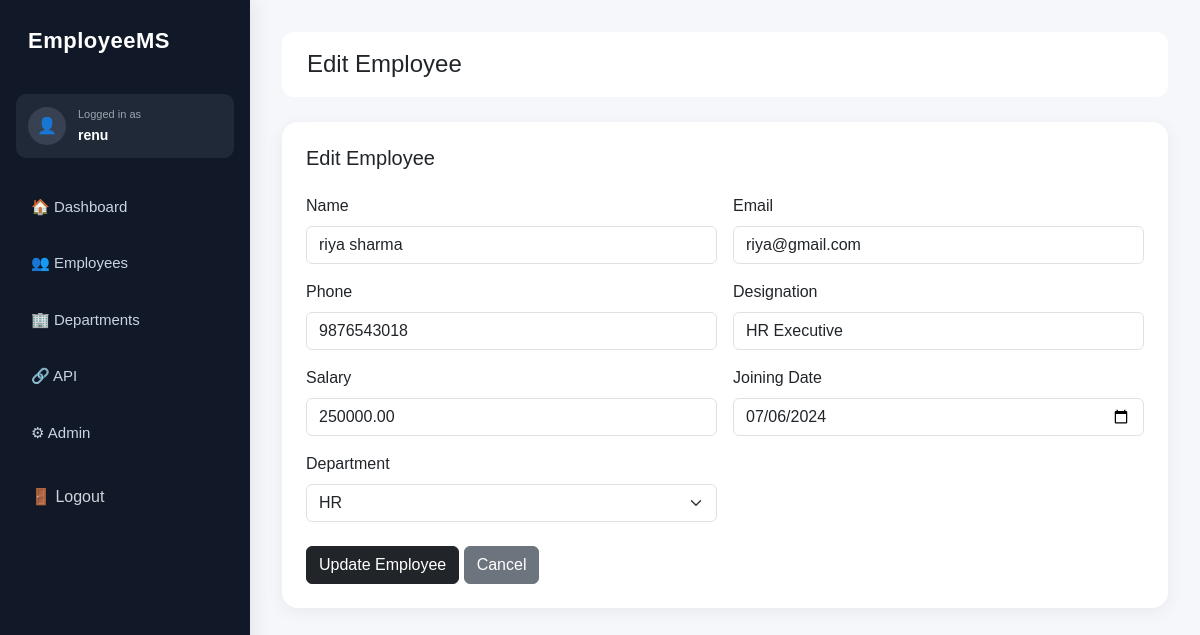
The app's page /employees/edit/4/ (signed in) with its own data.
### employees/models.py (models this page shows, shortened)
class Employee(models.Model):
    name = models.CharField(max_length=100)
    email = models.EmailField(unique=True)
    phone = models.CharField(max_length=15)
    designation = models.CharField(max_length=100)
    salary = models.DecimalField(max_digits=10, decimal_places=2)
    joining_date = models.DateField()
    department = models.ForeignKey(
        Department,
        on_delete=models.CASCADE
    )

class Department(models.Model):
    name = models.CharField(max_length=100)

### employees/views.py (the view, shortened to what this page needs)
# urls.py: path('employees/edit/<int:id>/', edit_employee, name='edit_employee'),
@login_required
def edit_employee(request, id):
    employee = Employee.objects.get(id=id)
    departments = Department.objects.all()
    return render(
        request,
        'employees/employee_edit.html',
        {
            'employee': employee,
            'departments': departments
        }
    )

### employees/templates/employees/employee_edit.html (shortened to what this page needs)
{% extends 'employees/base.html' %}
{% block page_title %}
Edit Employee
{% endblock %}
{% block content %}
<div class="card p-4">
    <h5 class="mb-4">Edit Employee</h5>
    <form method="post">
        <div class="row g-3">
            <div class="col-md-6">
                <label class="form-label">Name</label>
                <input
                    type="text"
                    name="name"
                    class="form-control"
                    value="{{ employee.name }}"
                    required
                >
            </div>
            <div class="col-md-6">
                <label class="form-label">Email</label>
                <input
                    type="email"
                    name="email"
                    class="form-control"
                    value="{{ employee.email }}"
                    required
                >
            </div>
            <div class="col-md-6">
                <label class="form-label">Phone</label>
                <input
                    type="text"
                    name="phone"
                    class="form-control"
                    value="{{ employee.phone }}"
                    required
                >
            </div>
            <div class="col-md-6">
                <label class="form-label">Designation</label>
                <input
                    type="text"
                    name="designation"
                    class="form-control"
                    value="{{ employee.designation }}"
                    required
                >
            </div>
            <div class="col-md-6">
                <label class="form-label">Salary</label>
                <input
                    type="number"
                    name="salary"
                    class="form-control"
                    value="{{ employee.salary }}"
                    required
                >
            </div>
            <div class="col-md-6">
                <label class="form-label">Joining Date</label>
                <input
                    type="date"
                    name="joining_date"
                    class="form-control"
                    value="{{ employee.joining_date|date:'Y-m-d' }}"
                    required
                >
            </div>
            <div class="col-md-6">
                <label class="form-label">Department</label>
                <select name="department" class="form-select" required>
                    {% for department in departments %}
                    <option
                        value="{{ department.id }}"
                        {% if department.id == employee.department.id %}
                        selected
                        {% endif %}
                    >
                        {{ department.name }}
                    </option>
                    {% endfor %}
                </select>
            </div>
        </div>
        <button class="btn btn-dark mt-4">
            Update Employee
        </button>
        <a href="/employees/" class="btn btn-secondary mt-4">
            Cancel
        </a>
    </form>
</div>
{% endblock %}

### employees/templates/employees/base.html (shortened to what this page needs)
<!DOCTYPE html>
<html lang="en">
<head>
    <link href="https://cdn.jsdelivr.net/npm/bootstrap@5.3.3/dist/css/bootstrap.min.css"
          rel="stylesheet">
</head>
<body>
<div class="sidebar">
    <h3>EmployeeMS</h3>
    <div class="user-box">
    <div class="user-icon">
        👤
    </div>
    <div>
        <small>Logged in as</small>
        <strong>{{ request.user.username }}</strong>
    </div>
</div>
    <a href="/">🏠 Dashboard</a>
    <a href="/employees/">👥 Employees</a>
    <a href="/departments/">🏢 Departments</a>
    <a href="/api/employees/">🔗 API</a>
    <a href="/admin/">⚙ Admin</a>
    <form method="post" action="/logout/" style="margin-top: 15px;">
    <button
        type="submit"
        style="
            width: 100%;
            border: none;
            background: transparent;
            color: #d1d5db;
            text-align: left;
            padding: 13px 15px;
            border-radius: 8px;
            cursor: pointer;
            font-size: 16px;
        "
    >
        🚪 Logout
    </button>
</form>
</div>
<div class="main">
    <div class="topbar">
        <h4 class="mb-0">
            {% block page_title %}Dashboard{% endblock %}
        </h4>
    </div>
    {% block content %}
    {% endblock %}
</div>
</body>
</html>

### employees/templates/employees/base.html (style rules this page uses)
body { margin: 0; background-color: #f5f7fb; font-family: Arial, sans-serif; }
.sidebar { width: 250px; height: 100vh; background: #111827; position: fixed; left: 0; top: 0; padding: 28px 16px; box-shadow: 4px 0 20px rgba(0, 0, 0, 0.08); z-index: 1000; }
.sidebar h3 { color: white; text-align: left; padding-left: 12px; margin-bottom: 40px; font-size: 22px; font-weight: 700; letter-spacing: 0.5px; }
.sidebar a { display: block; color: #cbd5e1; text-decoration: none; padding: 13px 15px; border-radius: 10px; margin-bottom: 8px; font-size: 15px; transition: 0.2s; }
.main { margin-left: 250px; padding: 32px; }
.topbar { background: white; padding: 18px 25px; border-radius: 12px; margin-bottom: 25px; }
.card { border: none; border-radius: 16px; background: white; box-shadow: 0 4px 18px rgba(15, 23, 42, 0.06); transition: 0.2s; }
.user-box { display: flex; align-items: center; gap: 12px; background: #1f2937; padding: 12px; border-radius: 10px; margin-bottom: 25px; color: white; }
.user-icon { width: 38px; height: 38px; display: flex; align-items: center; justify-content: center; background: #374151; border-radius: 50%; }
.user-box small { display: block; color: #9ca3af; font-size: 11px; margin-bottom: 2px; }
.user-box strong { display: block; font-size: 14px; color: white; }

### records on screen
Employee: name "riya sharma", email "riya@gmail.com", phone "9876543018", designation "HR Executive", salary "250000.00", joining_date "07/06/2024", department "HR"

### other values on screen
{{ request.user.username }} "renu"
